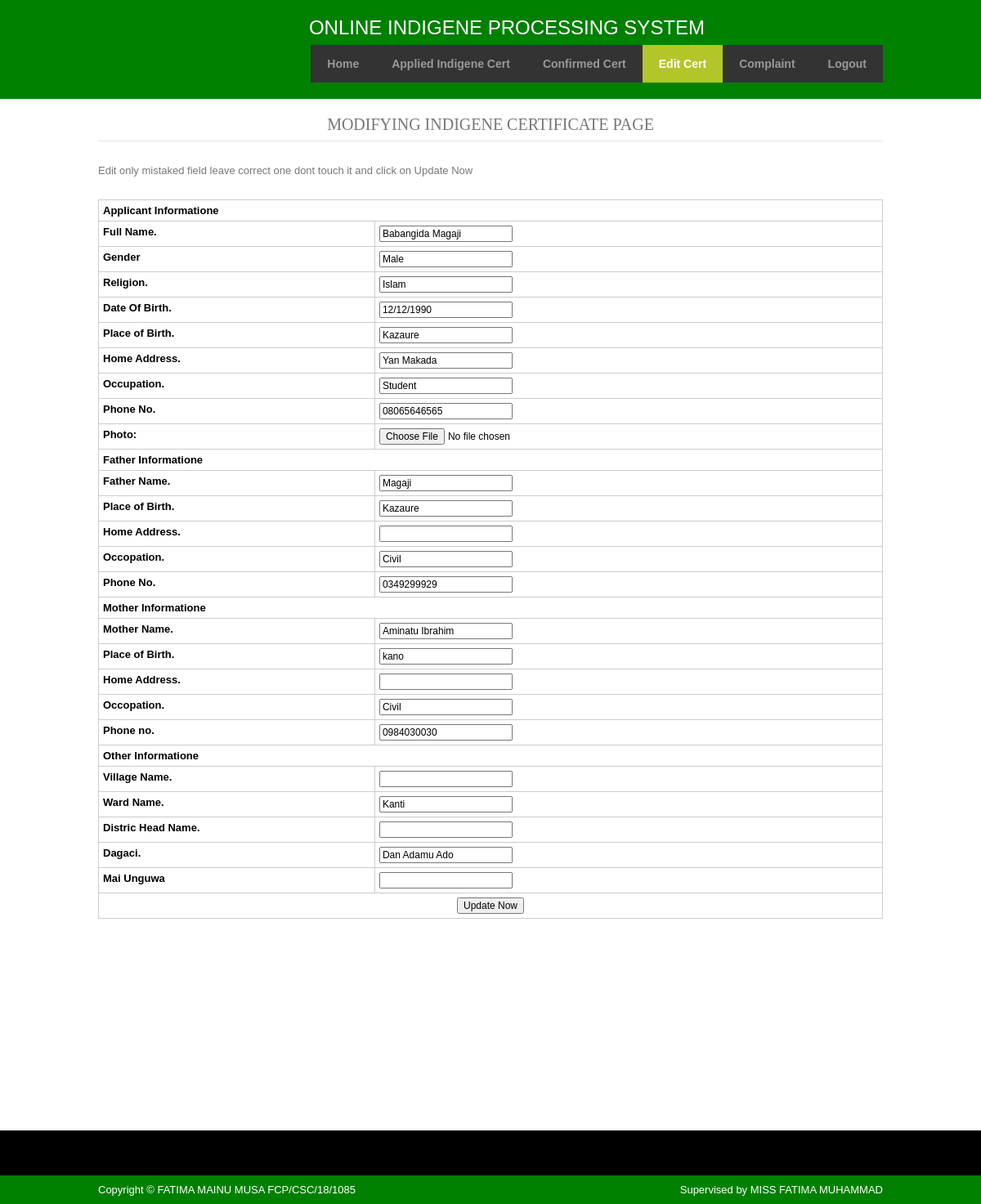
The page /admin/edit_card3.php?id=24 on the database its author committed.
### tables this page shows
CREATE TABLE IF NOT EXISTS `processed` (
  `id` int(11) NOT NULL AUTO_INCREMENT,
  `full_name` varchar(255) NOT NULL,
  `gender` varchar(255) NOT NULL,
  `religion` varchar(255) NOT NULL,
  `date_of_birth` varchar(255) NOT NULL,
  `place_of_birth` varchar(255) NOT NULL,
  `address` varchar(255) NOT NULL,
  `occ` varchar(255) NOT NULL,
  `phone` varchar(255) NOT NULL,
  `photo` varchar(255) NOT NULL,
  `father_name` varchar(255) NOT NULL,
  `fpob` varchar(255) NOT NULL,
  `faddress` varchar(255) NOT NULL,
  `focc` varchar(255) NOT NULL,
  `fphone` varchar(255) NOT NULL,
  `mother_name` varchar(255) NOT NULL,
  `mpob` varchar(255) NOT NULL,
  `maddress` varchar(255) NOT NULL,
  `mocc` varchar(255) NOT NULL,
  `mphone` varchar(255) NOT NULL,
  `village_name` varchar(255) NOT NULL,
  `ward` varchar(255) NOT NULL,
  `district_head` varchar(255) NOT NULL,
  `dagaci` varchar(255) NOT NULL,
  `mai_unguwa` varchar(255) NOT NULL,
  `user_name` varchar(255) NOT NULL,
  PRIMARY KEY (`id`)
);

### admin/edit_card3.php (the view, shortened to what this page needs)
<!DOCTYPE html PUBLIC "-//W3C//DTD XHTML 1.0 Transitional//EN" "http://www.w3.org/TR/xhtml1/DTD/xhtml1-transitional.dtd">
<html xmlns="http://www.w3.org/1999/xhtml" xml:lang="EN" lang="EN" dir="ltr">
<head profile="http://gmpg.org/xfn/11">
<link rel="stylesheet" href="styles/layout.css" type="text/css" />
</head>
<body id="top">
<div class="wrapper col1">
  <div id="header">
    <center><div style="color:#FFF;width:1000px;"><font size="5px">ONLINE INDIGENE PROCESSING SYSTEM
    </font></div></center>
    <div id="topnav">
      <ul>
        <li ><a href="home.php">Home</a></li>
        <li ><a href="requested.php">Applied Indigene Cert</a></li>
        <li ><a href="confirmed.php">Confirmed Cert</a></li>
        <li class="active"><a href="edit_card.php">Edit Cert</a></li>
        <li><a href="complaint.php">Complaint</a></li>
       <li class="last"><a href="logout.php">Logout</a></li>
      </ul>
    </div>
    <br class="clear" />
  </div>
</div>
<div class="wrapper col3">
  <div id="container">
  <center>
    <h1>MODIFYING INDIGENE CERTIFICATE PAGE</h1></center>
            <p style="float:left;">Edit only mistaked field leave correct one dont touch it and click on Update Now</p>
             <table border="1">
      <?php
require_once('db_function.php');
$id = $_GET['id'];
$query=mysqli_query($con, "select * from processed where id='$id'");
while($row=mysqli_fetch_array($query)) {
?>
<table border="1" cellpadding="5">
<form action="edit_card4.php"method="post">
<tr>
        <center><th colspan="2"> Applicant Informatione</th></center>
        </tr>
  <tr>
          <td><strong>Full Name.</strong></td>
  <td><input type="text" value="<?php echo $row['full_name'];?>"name="full_name" /></td>
        </tr>
        <tr>
          <td><strong>Gender</strong></td>
  <td><input type="text" value="<?php echo $row['gender'];?>"name="gender" /></td>
        </tr>
        <tr>
          <td><strong>Religion.</strong></td>
          <td><input type="text" value="<?php echo $row['religion'];?>"name="religion" /></td>
        </tr>
        <tr>
          <td><strong>Date Of Birth.</strong></td>
          <td><input type="text" value="<?php echo $row['date_of_birth'];?>"name="date_of_birth" /></td>
        </tr>
        <tr>
          <td><strong>Place of Birth.</strong></td>
  <td><input type="text" value="<?php echo $row['place_of_birth'];?>"name="place_of_birth" /></td>
        </tr>
        <tr>
          <td><strong>Home Address.</strong></td>
          <td><input type="text" value="<?php echo $row['address'];?>"name="address" /></td>
        </tr>
        <tr>
          <td><strong>Occupation.</strong></td>
          <td><input type="text" value="<?php echo $row['occ'];?>"name="occ" /></td>
        </tr>
        <tr>
          <td><strong>Phone No.</strong></td>
          <td><input type="text" value="<?php echo $row['phone'];?>"name="phone" /></td>
        </tr>
        <tr>
        <td><strong>Photo: </strong> </td>
        <td><input type="file" name="photo"> </td>
        </tr>
        <tr>
        <th colspan="2"> Father Informatione</th>
        </tr>
        <tr>
          <td><strong>Father Name.</strong></td>
          <td><input type="text" value="<?php echo $row['father_name'];?>"name="father_name" /></td>
        </tr>
        <tr>
          <td><strong>Place of Birth.</strong></td>
          <td><input type="text" value="<?php echo $row['fpob'];?>"name="fpob" /></td>
        </tr>
        <tr>
          <td><strong>Home Address.</strong></td>
          <td><input type="text" value="<?php echo $row['faddress'];?>"name="faddress" /></td>
        </tr>
        <tr>
          <td><strong>Occopation.</strong></td>
          <td><input type="text" value="<?php echo $row['focc'];?>"name="focc" /></td>
        </tr>
        <tr>
          <td><strong>Phone No.</strong></td>
        <td><input type="text" value="<?php echo $row['fphone'];?>"name="fphone" /></td>
        </tr>
        <tr>
        <th colspan="2"> Mother Informatione</th>
        </tr>
        <td><strong>Mother Name.</strong></td>
        <td><input type="text" value="<?php echo $row['mother_name'];?>"name="mother_name" /></td>
        <tr>
          <td><strong>Place of Birth.</strong></td>
         <td><input type="text" value="<?php echo $row['mpob'];?>"name="mpob" /></td>
        </tr>
        <tr>
          <td><strong>Home Address.</strong></td>
          <td><input type="text" value="<?php echo $row['maddress'];?>"name="maddress" /></td>
        </tr>
        <tr>
          <td><strong>Occopation.</strong></td>
        <td><input type="text" value="<?php echo $row['focc'];?>"name="focc" /></td>
        </tr>
        <tr>
          <td><strong>Phone no.</strong></td>
          <td><input type="text" value="<?php echo $row['mphone'];?>"name="mphone" /></td>
        </tr>
        <tr>
        <th colspan="2"> Other Informatione</th>
        </tr>
         <tr>
          <td><strong>Village Name.</strong></td>
          <td><input type="text" value="<?php echo $row['village_name'];?>"name="village_name" /></td>
        </tr>
        <tr>
          <td><strong>Ward Name.</strong></td>
          <td><input type="text" value="<?php echo $row['ward'];?>"name="ward" /></td>
        </tr>
        <tr>
          <td><strong>Distric Head Name.</strong></td>
          <td><input type="text" value="<?php echo $row['district_head'];?>"name="district_head" /></td>
        </tr>
        <tr>
          <td><strong>Dagaci.</strong></td>
          <td><input type="text" value="<?php echo $row['dagaci'];?>"name="dagaci" /></td>
        </tr>
        <tr>
          <td><strong>Mai Unguwa</strong></td>
          <td><input type="text" value="<?php echo $row['mai_unguwa'];?>"name="mai_unguwa" /></td>
        </tr>
<tr>
<td colspan="2"><center><input type="submit" value="Update Now" name="update"/></td>
</table>
<?php
}
?>
</table>
    <p>&nbsp;</p>
    <p>&nbsp;</p>
<p>&nbsp;</p>
<p>&nbsp;</p>
<p>&nbsp;</p>
    <p>&nbsp;</p>
    <p>&nbsp;</p>
    <p>&nbsp;</p>
</div>
</div>
<div class="wrapper col4">
  <div id="footer">
    <br class="clear" />
  </div>
</div>
<div class="wrapper col5">
  <div id="copyright">
  <p class="fl_left">Copyright &copy; FATIMA MAINU MUSA FCP/CSC/18/1085  </p>
    <p class="fl_right">Supervised by MISS FATIMA MUHAMMAD </p>
    <br class="clear" />
  </div>
</div>
</body>
</html>

### admin/styles/layout.css (style rules this page uses)
body { margin:0; padding:0; font-size:13px; font-family:verdana, Arial, Helvetica, sans-serif; color:#333333; background-color:#FFFFFF; }
a { color:#B2C629; background-color:#FFFFFF; outline:none; text-decoration:none; }
.fl_left { float:left; }
.fl_right { float:right; }
div.wrapper { display:block; width:100%; margin:0; text-align:left; }
div.wrapper h1, div.wrapper h2, div.wrapper h3, div.wrapper h4, div.wrapper h5, div.wrapper h6 { margin:0; padding:0; font-size:20px; font-weight:normal; line-height:normal; font-family:Georgia, "Times New Roman", Times, serif; }
.col1 { color:#CCCCCC; background-color:green; }
.col3 { color:#777777; background-color:#FFFFFF; }
.col4 { color:#FFFFFF; background-color:#000000; }
.col5, .col5 a { color:#fff; background-color:green; }
#header, #topbar, #homepage, #breadcrumb, #container, #footer, #copyright { position:relative; margin:0 auto 0; display:block; width:960px; }
#header { padding:20px 0; z-index:1000; }
#container { padding:20px 0; }
#container h1, #container h2, #container h3, #container h4, #container h5, #container h6 { margin:0 0 15px 0; padding:0 0 8px 0; border-bottom:1px solid #E7E6E6; }
#footer { padding:20px 0; }
#copyright { padding:10px 0; }
#copyright p { margin:0; padding:0; }

### admin/styles/navi.css (style rules this page uses)
#topnav { display:block; float:right; margin:7px 0 0 0; padding:0; list-style:none; font-size:14px; font-weight:bold; font-family:Verdana, Arial, Helvetica, sans-serif; }
#topnav ul, #topnav li { float:left; list-style:none; margin:0; padding:0; }
#topnav li a:link, #topnav li a:visited, #topnav li a:hover { display:block; margin:0; padding:15px 20px; color:#999999; background-color:#333333; }
#topnav li.last a { margin-right:0; }
#topnav li a:hover, #topnav ul li.active a { color:#FFFFFF; background-color:#B2C629; }

### admin/styles/forms.css (style rules this page uses)
form, fieldset, legend { margin:0; padding:0; border:none; }
input, textarea, select { font-size:12px; font-family:Verdana, Arial, Helvetica, sans-serif; }

### admin/styles/tables.css (style rules this page uses)
table { width:100%; border-collapse:collapse; table-layout:auto; vertical-align:top; margin-bottom:15px; border:1px solid #CCCCCC; color:#000; }
table tbody td { vertical-align:top; border-collapse:collapse; border-left:1px solid #CCCCCC; border-right:1px solid #CCCCCC; }
table thead th, table tbody td { padding:5px; border-collapse:collapse; }

### admin/edit_card3.php (style rules this page uses)
table { width:100%; color:black; }

### rows shown on the page
processed: full_name "Babangida Magaji", gender "Male", religion "Islam", date_of_birth "12/12/1990", place_of_birth "Kazaure", address "Yan Makada", occ "Student", phone "08065646565", father_name "Magaji", fpob "Kazaure", focc "Civil", fphone "0349299929", mother_name "Aminatu Ibrahim", mpob "kano", mphone "0984030030", ward "Kanti", dagaci "Dan Adamu Ado"
